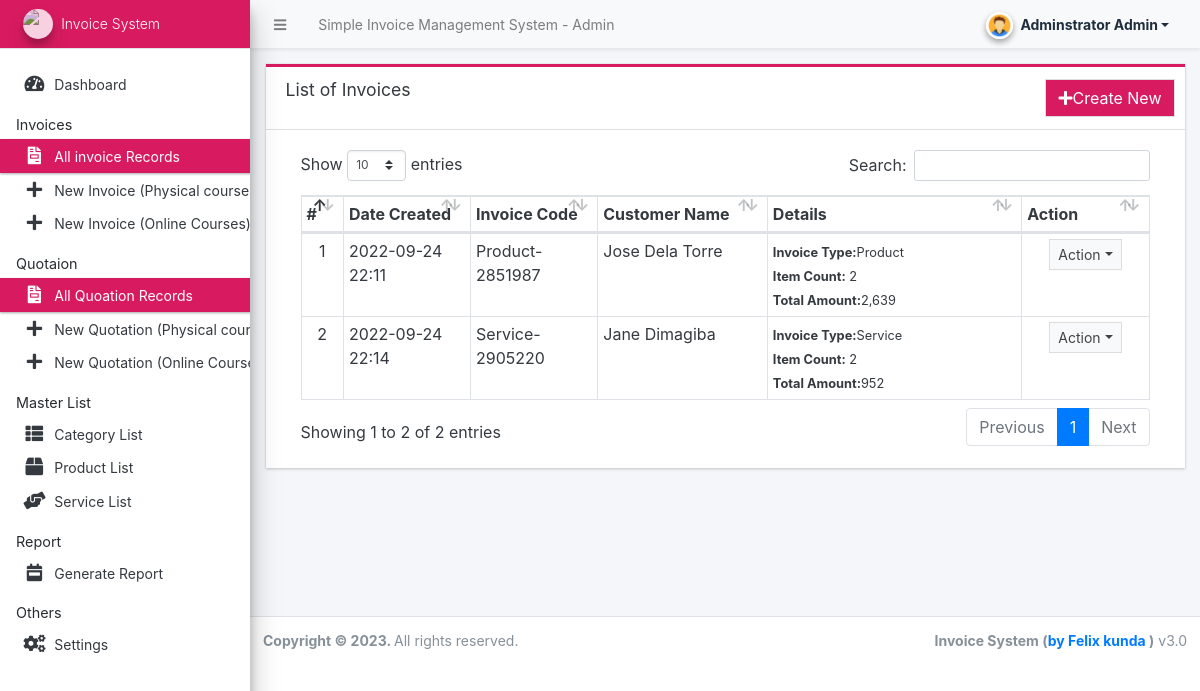
The app's page /admin/?page=invoice (signed in) with its own data.
### tables this page shows
CREATE TABLE `invoice_list` (
  `id` int(30) NOT NULL,
  `invoice_code` varchar(100) NOT NULL,
  `customer_name` text NOT NULL,
  `type` tinyint(1) DEFAULT NULL,
  `sub_total` float NOT NULL,
  `tax_rate` float NOT NULL,
  `total_amount` float NOT NULL,
  `remarks` text NOT NULL,
  `date_created` datetime NOT NULL DEFAULT current_timestamp(),
  `date_updated` datetime DEFAULT NULL ON UPDATE current_timestamp()
);

### config.php (called while the page is built, shortened)
<?php
require_once('classes/DBConnection.php');
require_once('classes/SystemSettings.php');
function validate_image($file){
	if(!empty($file)){
		if(is_file(base_app.$file)){
			return base_url.$file;
		}else{
			return base_url.'dist/img/no-image-available.png';
		}
	}else{
		return base_url.'dist/img/no-image-available.png';
	}
}
function isMobileDevice(){
    $aMobileUA = array(
        '/iphone/i' => 'iPhone',
        '/ipod/i' => 'iPod',
        '/ipad/i' => 'iPad',
        '/android/i' => 'Android',
        '/blackberry/i' => 'BlackBerry',
        '/webos/i' => 'Mobile'
    );
    return false;
}
?>

### classes/DBConnection.php (called while the page is built, shortened)
<?php
class DBConnection{
    private $host = DB_SERVER;
    private $username = DB_USERNAME;
    private $password = DB_PASSWORD;
    private $database = DB_NAME;
    public $conn;
    public function __construct(){
        if (!isset($this->conn)) {
            $this->conn = new mysqli($this->host, $this->username, $this->password, $this->database);
        }
    }
}
?>

### admin/invoice/index.php (the view, shortened to what this page needs)
<div class="card card-outline rounded-0 card-maroon">
	<div class="card-header">
		<h3 class="card-title">List of Invoices</h3>
		<div class="card-tools">
			<a href="./?page=invoice/manage" class="btn btn-flat btn-default bg-maroon"><span class="fas fa-plus"></span>Create New</a>
		</div>
	</div>
	<div class="card-body">
		<div class="container-fluid">
        <div class="container-fluid">
			<table class="table table-bordered table-stripped">
				<colgroup>
					<col width="5%">
					<col width="15%">
					<col width="15%">
					<col width="20%">
					<col width="30%">
					<col width="15%">
				</colgroup>
				<thead>
					<tr>
						<th>#</th>
						<th>Date Created</th>
						<th>Invoice Code</th>
						<th>Customer Name</th>
						<th>Details</th>
						<th>Action</th>
					</tr>
				</thead>
				<tbody>
					<?php
					$i = 1;
						$qry = $conn->query("SELECT * from `invoice_list`  order by date(date_created) desc ");
						while($row = $qry->fetch_assoc()):
                            $row['remarks'] = strip_tags(stripslashes(html_entity_decode($row['remarks'])));
							$items = $conn->query("SELECT * FROM invoices_items where invoice_id = {$row['id']} ")->num_rows;
					?>
						<tr>
							<td class="text-center"><?php echo $i++; ?></td>
							<td><?php echo date("Y-m-d H:i",strtotime($row['date_created'])) ?></td>
							<td><?php echo $row['invoice_code'] ?></td>
							<td><?php echo $row['customer_name'] ?></td>
							<td>
								<p class="m-0"><small><b>Invoice Type:</b><?php echo $row['type'] == 1 ? "Product":"Service" ?></small></p>
								<p class="m-0"><small><b>Item Count:</b> <?php echo number_format($items) ?></small></p>
								<p class="m-0"><small><b>Total Amount:</b><?php echo number_format($row['total_amount']) ?></small></p>
							</td>
							<td align="center">
								 <button type="button" class="btn btn-flat btn-default btn-sm dropdown-toggle dropdown-icon" data-toggle="dropdown">
				                  		Action
				                  </button>
							</td>
						</tr>
					<?php endwhile; ?>
				</tbody>
			</table>
		</div>
		</div>
	</div>
</div>

### admin/index.php (shortened to what this page needs)
<?php require_once('../config.php'); ?>
 <!DOCTYPE html>
<html lang="en" class="" style="height: auto;">
<?php require_once('inc/header.php') ?>
  <body class="sidebar-mini layout-fixed control-sidebar-slide-open layout-navbar-fixed sidebar-mini-md sidebar-mini-xs" data-new-gr-c-s-check-loaded="14.991.0" data-gr-ext-installed="" style="height: auto;">
    <div class="wrapper">
     <?php require_once('inc/topBarNav.php') ?>
     <?php require_once('inc/navigation.php') ?>
     <?php $page = isset($_GET['page']) ? $_GET['page'] : 'home';  ?>
      <div class="content-wrapper  pt-3" style="min-height: 567.854px;">
        <section class="content  text-dark">
          <div class="container-fluid">
            <?php
              if(!file_exists($page.".php") && !is_dir($page)){
                  include '404.html';
              }else{
                if(is_dir($page))
                  include $page.'/index.php';
                else
                  include $page.'.php';
              }
            ?>
          </div>
        </section>
      </div>
      <?php require_once('inc/footer.php') ?>
  </body>
</html>

### admin/inc/header.php (shortened to what this page needs)
<head>
    <link rel="stylesheet" href="<?php echo base_url ?>plugins/fontawesome-free/css/all.min.css">
    <link rel="stylesheet" href="<?php echo base_url ?>plugins/tempusdominus-bootstrap-4/css/tempusdominus-bootstrap-4.min.css">
  <link rel="stylesheet" href="<?php echo base_url ?>plugins/datatables-bs4/css/dataTables.bootstrap4.min.css">
  <link rel="stylesheet" href="<?php echo base_url ?>plugins/datatables-responsive/css/responsive.bootstrap4.min.css">
  <link rel="stylesheet" href="<?php echo base_url ?>plugins/datatables-buttons/css/buttons.bootstrap4.min.css">
  <link rel="stylesheet" href="<?php echo base_url ?>plugins/select2/css/select2.min.css">
  <link rel="stylesheet" href="<?php echo base_url ?>plugins/select2-bootstrap4-theme/select2-bootstrap4.min.css">
    <link rel="stylesheet" href="<?php echo base_url ?>plugins/icheck-bootstrap/icheck-bootstrap.min.css">
    <link rel="stylesheet" href="<?php echo base_url ?>plugins/jqvmap/jqvmap.min.css">
    <link rel="stylesheet" href="<?php echo base_url ?>dist/css/adminlte.css">
    <link rel="stylesheet" href="<?php echo base_url ?>dist/css/custom.css">
    <link rel="stylesheet" href="<?php echo base_url ?>plugins/overlayScrollbars/css/OverlayScrollbars.min.css">
    <link rel="stylesheet" href="<?php echo base_url ?>plugins/daterangepicker/daterangepicker.css">
    <link rel="stylesheet" href="<?php echo base_url ?>plugins/summernote/summernote-bs4.min.css">
  <link rel="stylesheet" href="<?php echo base_url ?>plugins/sweetalert2-theme-bootstrap-4/bootstrap-4.min.css">
  </head>

### admin/inc/topBarNav.php (shortened to what this page needs)
<nav class="main-header navbar navbar-expand navbar-light border border-light border-top-0  border-left-0 border-right-0 navbar-light text-sm shadow-sm">
  <ul class="navbar-nav">
    <li class="nav-item">
    <a class="nav-link" data-widget="pushmenu" href="#" role="button"><i class="fas fa-bars"></i></a>
    </li>
    <li class="nav-item d-none d-sm-inline-block">
      <a href="<?php echo base_url ?>" class="nav-link"><?php echo (!isMobileDevice()) ? $_settings->info('name'):$_settings->info('short_name'); ?> - Admin</a>
    </li>
  </ul>
  <ul class="navbar-nav ml-auto">
    <li class="nav-item">
      <div class="btn-group nav-link">
            <button type="button" class="btn btn-rounded badge badge-light dropdown-toggle dropdown-icon" data-toggle="dropdown">
              <span><img src="<?php echo validate_image($_settings->userdata('avatar')) ?>" class="img-circle elevation-2 user-img" alt="User Image"></span>
              <span class="ml-3"><?php echo ucwords($_settings->userdata('firstname').' '.$_settings->userdata('lastname')) ?></span>
            </button>
        </div>
    </li>
  </ul>
</nav>

### admin/inc/navigation.php (shortened to what this page needs)
<aside class="main-sidebar sidebar-light-maroon elevation-4 sidebar-no-expand">
  <a href="<?php echo base_url ?>admin" class="brand-link bg-maroon text-sm">
  <img src="<?php echo validate_image($_settings->info('logo'))?>" alt="Store Logo" class="brand-image img-circle elevation-3" style="opacity: .8;
                      width: 30px;
                      height: 30px;
                      max-height: unset;
                      background: white;">
  <span class="brand-text font-weight-light"><?php echo $_settings->info('short_name') ?></span>
  </a>
  <div class="sidebar os-host os-theme-light os-host-overflow os-host-overflow-y os-host-resize-disabled os-host-transition os-host-scrollbar-horizontal-hidden">
    <div class="os-content-glue" style="margin: 0px -8px; width: 249px; height: 646px;"></div>
    <div class="os-padding">
      <div class="os-viewport os-viewport-native-scrollbars-invisible" style="overflow-y: scroll;">
        <div class="os-content" style="padding: 0px 8px; height: 100%; width: 100%;">
          <nav class="mt-4">
             <ul class="nav nav-pills nav-sidebar flex-column text-sm nav-compact nav-flat nav-child-indent nav-collapse-hide-child" data-widget="treeview" role="menu" data-accordion="false">
              <li class="nav-item dropdown">
                <a href="./" class="nav-link nav-home">
                  <i class="nav-icon fas fa-tachometer-alt"></i>
                  <p>
                    Dashboard
                  </p>
                </a>
              </li>
              <li class="nav-header">Invoices</li>
              <li class="nav-item dropdown">
                <a href="<?php echo base_url ?>admin/?page=invoice" class="nav-link nav-invoice">
                  <i class="nav-icon fas fa-file-invoice"></i>
                  <p>
                    All invoice Records
                  </p>
                </a>
              </li>
              <li class="nav-item dropdown">
                <a href="<?php echo base_url ?>admin/?page=invoice/manage" class="nav-link">
                  <i class="nav-icon fas fa-plus"></i>
                  <p>
                    New Invoice (Physical courses)
                  </p>
                </a>
              </li>
              <li class="nav-item dropdown">
                <a href="<?php echo base_url ?>admin/?page=invoice/manage&type=2" class="nav-link">
                  <i class="nav-icon fas fa-plus"></i>
                  <p>
                    New Invoice (Online Courses)
                  </p>
                </a>
              </li>
              <li class="nav-header">Quotaion</li>
              <li class="nav-item dropdown">
                <a href="<?php echo base_url ?>admin/?page=Quotation" class="nav-link nav-invoice">
                  <i class="nav-icon fas fa-file-invoice"></i>
                  <p>
                    All Quoation Records
                  </p>
                </a>
              </li>
              <li class="nav-item dropdown">
                <a href="<?php echo base_url ?>admin/?page=Quotation/manage" class="nav-link">
                  <i class="nav-icon fas fa-plus"></i>
                  <p>
                    New Quotation (Physical courses)
                  </p>
                </a>
              </li>
              <li class="nav-item dropdown">
                <a href="<?php echo base_url ?>admin/?page=Quotation/manage&type=2" class="nav-link">
                  <i class="nav-icon fas fa-plus"></i>
                  <p>
                    New Quotation (Online Courses)
                  </p>
                </a>
              </li>
              <li class="nav-header">Master List</li>
              <li class="nav-item dropdown">
                <a href="<?php echo base_url ?>admin/?page=category" class="nav-link nav-category">
                  <i class="nav-icon fas fa-th-list"></i>
                  <p>
                    Category List
                  </p>
                </a>
              </li>
              <li class="nav-item dropdown">
                <a href="<?php echo base_url ?>admin/?page=product" class="nav-link nav-product">
                  <i class="nav-icon fas fa-box"></i>
                  <p>
                    Product List
                  </p>
                </a>
              </li>
              <li class="nav-item dropdown">
                <a href="<?php echo base_url ?>admin/?page=service" class="nav-link nav-service">
                  <i class="nav-icon fas fa-hands-helping"></i>
                  <p>
                    Service List
                  </p>
                </a>
              </li>
              <li class="nav-header">Report</li>
              <li class="nav-item dropdown">
                <a href="<?php echo base_url ?>admin/?page=report" class="nav-link nav-report">
                  <i class="nav-icon fas fa-calendar-week"></i>
                  <p>
                    Generate Report
                  </p>
                </a>
              </li>
              <li class="nav-header">Others</li>
              <li class="nav-item dropdown">
                <a href="<?php echo base_url ?>admin/?page=system_info" class="nav-link nav-system_info">
                  <i class="nav-icon fas fa-cogs"></i>
                  <p>
                    Settings
                  </p>
                </a>
              </li>
            </ul>
          </nav>
        </div>
      </div>
    </div>
  </div>
</aside>

### admin/inc/footer.php (shortened to what this page needs)
<footer class="main-footer text-sm">
        <strong>Copyright © <?php echo date('Y') ?>.
        </strong>
        All rights reserved.
        <div class="float-right d-none d-sm-inline-block">
          <b><?php echo $_settings->info('short_name') ?> (<a href="beginnerscodehub.com" target="blank">by Felix kunda</a> )</b> v3.0
        </div>
      </footer>
    </div>

### admin/inc/topBarNav.php (style rules this page uses)
.user-img { position: absolute; height: 27px; width: 27px; object-fit: cover; left: -7%; top: -12%; }
.btn-rounded { border-radius: 50px; }

### records on screen
invoice_list: date_created "2022-09-24 22:11", invoice_code "Product-2851987", customer_name "Jose Dela Torre", type "Product", items "2", total_amount "2,639"
invoice_list: date_created "2022-09-24 22:14", invoice_code "Service-2905220", customer_name "Jane Dimagiba", type "Service", items "2", total_amount "952"

### other values on screen
$_settings->info('name') "Simple Invoice Management System"
$_settings->userdata('firstname').' '.$_settings->userdata('lastname') "Adminstrator Admin"
$_settings->info('short_name') "Invoice System"
